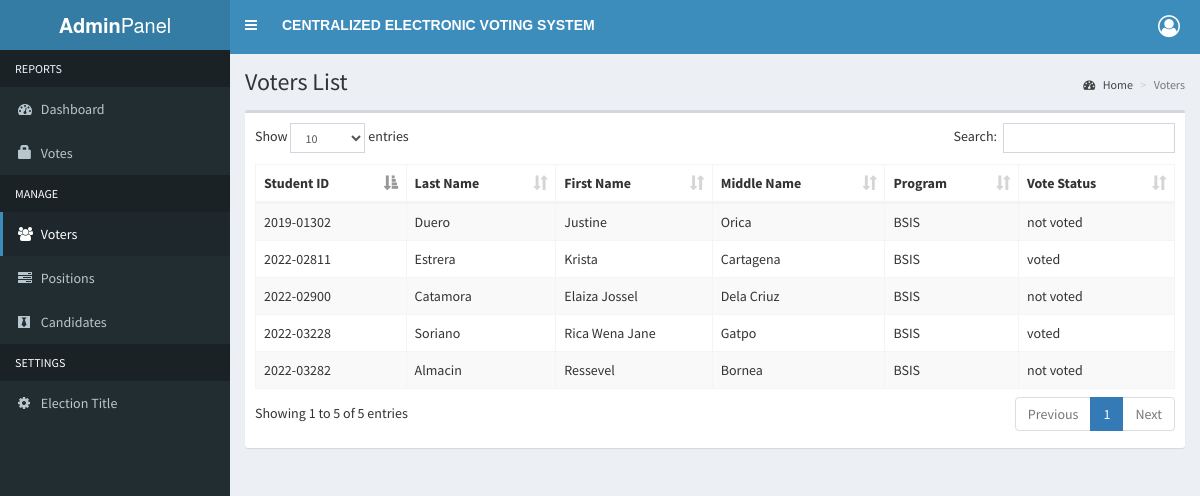
The page /admin/voters.php (signed in) on the database its author committed.
### tables this page shows
CREATE TABLE `studlog` (
  `studentID` varchar(10) NOT NULL,
  `lastName` varchar(50) NOT NULL,
  `firstName` varchar(50) NOT NULL,
  `middleName` varchar(50) NOT NULL,
  `program` varchar(50) NOT NULL,
  `vote_status` enum('voted','not voted') DEFAULT 'not voted'
);

### admin/voters.php (the view, shortened to what this page needs)
<?php include 'includes/session.php'; ?>
<?php include 'includes/header.php'; ?>
<body class="hold-transition skin-blue sidebar-mini">
<div class="wrapper">
  <?php include 'includes/navbar.php'; ?>
  <?php include 'includes/menubar.php'; ?>
  <div class="content-wrapper">
    <section class="content-header">
      <h1>Voters List</h1>
      <ol class="breadcrumb">
        <li><a href="#"><i class="fa fa-dashboard"></i> Home</a></li>
        <li class="active">Voters</li>
      </ol>
    </section>
    <section class="content">
      <div class="row">
        <div class="col-xs-12">
          <div class="box">
            <div class="box-body">
              <table id="example1" class="table table-bordered table-striped">
                <thead>
                  <th>Student ID</th>
                  <th>Last Name</th>
                  <th>First Name</th>
                  <th>Middle Name</th>
                  <th>Program</th>
                  <th>Vote Status</th>
                </thead>
                <tbody>
                  <?php
                    $sql = "SELECT * FROM studlog";
                    $query = $conn->query($sql);
                    while($row = $query->fetch_assoc()){
                      echo "
                        <tr>
                          <td>".$row['studentID']."</td>
                          <td>".$row['lastName']."</td>
                          <td>".$row['firstName']."</td>
                          <td>".$row['middleName']."</td>
                          <td>".$row['program']."</td>
                          <td>".$row['vote_status']."</td>
                        </tr>
                      ";
                    }
                  ?>
                </tbody>
              </table>
            </div>
          </div>
        </div>
      </div>
    </section>
  </div>
</div>
</body>
</html>

### rows shown on the page
studlog: studentID "2019-01302", lastName "Duero", firstName "Justine", middleName "Orica", program "BSIS", vote_status "not voted"
studlog: studentID "2022-02811", lastName "Estrera", firstName "Krista", middleName "Cartagena", program "BSIS", vote_status "voted"
studlog: studentID "2022-02900", lastName "Catamora", firstName "Elaiza Jossel", middleName "Dela Criuz", program "BSIS", vote_status "not voted"
studlog: studentID "2022-03228", lastName "Soriano", firstName "Rica Wena Jane", middleName "Gatpo", program "BSIS", vote_status "voted"
studlog: studentID "2022-03282", lastName "Almacin", firstName "Ressevel", middleName "Bornea", program "BSIS", vote_status "not voted"
